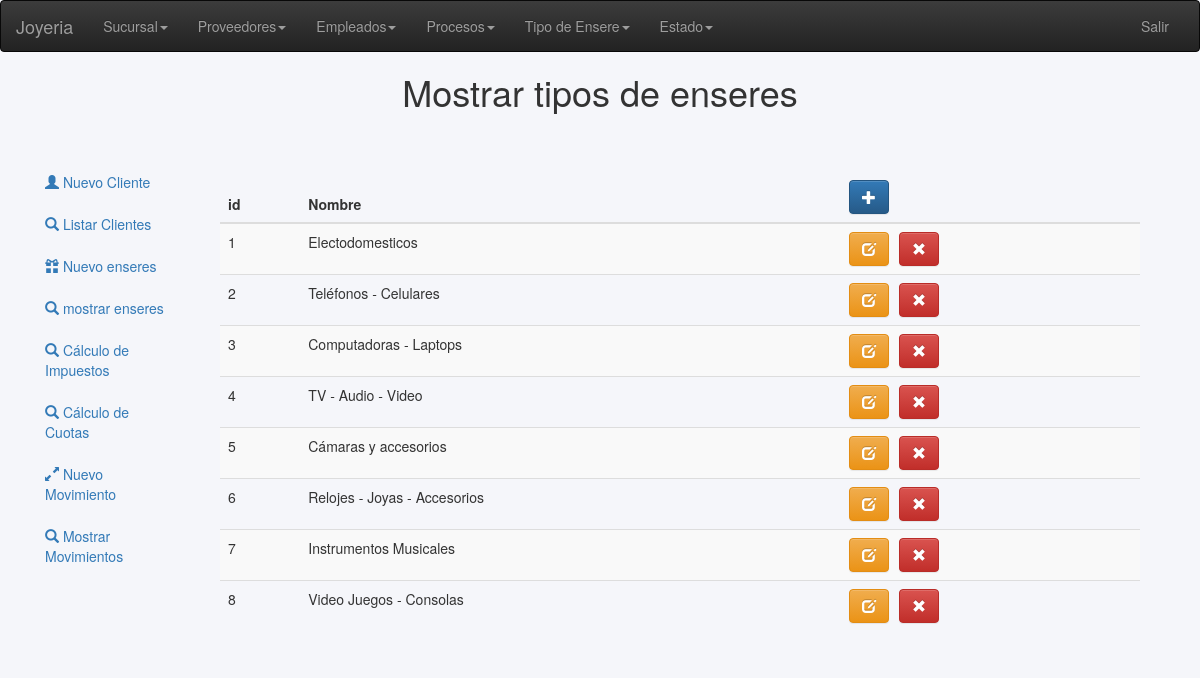
The app's page /views/tipoEnsere/mostrar.php (signed in) with its own data.
### tables this page shows
CREATE TABLE `tipo_ensere` (
  `idtipo` int(11) NOT NULL,
  `nombre` varchar(30) DEFAULT NULL
);

### views/tipoEnsere/mostrar.php (the view, shortened to what this page needs)
<?php   require('../head.php') ?>
<body style="background: #f5f6fa;">
    <?php   require('../header.php') ?>
    <h1 style="margin: 0 auto; display: block; text-align: center;">Mostrar tipos de enseres</h1>
    <section class="prueba container-fluid" style="margin-top: 50px; height: 335px;">
        <div class="row col-lg-12">
        <aside class="col-lg-2">
            <?php   require('../aside.php') ?>
        </aside>
            <div class="contenedor col-lg-10">
<table class="table table-striped" id="demo" style="margin-top: 10px;">
<thead>
<tr>
<th>id</th>
<th>Nombre</th>
<th><a href="nuevo.php" class="btn btn-primary" title="Nuevo"><i class='glyphicon glyphicon-plus'></a></th>
</tr>
</thead>
<tbody id="table">
<?php
$md = new Model();
			$cn = $md->getConexion();
			$sqlMostrar = "SELECT * FROM tipo_ensere";
			$res = mysqli_query($cn,$sqlMostrar);
			while($row = mysqli_fetch_assoc($res)){
            echo "<tr><td>". $row['idtipo'] . " </td><td> ";
            echo $row['nombre'] . "</td><td>";
             echo "<a href='modificar.php?id=".$row['idtipo']."' class='btn btn-warning' title='Modificar' style='margin-right: 10px;'><i class='glyphicon glyphicon-edit'></i></a>";
            echo "<a href='../../controllerTipo.php?op=eliminar&id=".$row['idtipo']."' class='btn btn-danger' title='Eliminar'>
            <i class='glyphicon glyphicon-remove'></i></a>";
            echo "</td></tr>\n";
        }
?>
</tbody>
</table>
</div>
</div>
    </section>

### records on screen
tipo_ensere: idtipo "1", nombre "Electodomesticos"
tipo_ensere: idtipo "2", nombre "Teléfonos - Celulares"
tipo_ensere: idtipo "3", nombre "Computadoras - Laptops"
tipo_ensere: idtipo "4", nombre "TV - Audio - Video"
tipo_ensere: idtipo "5", nombre "Cámaras y accesorios"
tipo_ensere: idtipo "6", nombre "Relojes - Joyas - Accesorios"
tipo_ensere: idtipo "7", nombre "Instrumentos Musicales"
tipo_ensere: idtipo "8", nombre "Video Juegos - Consolas"
